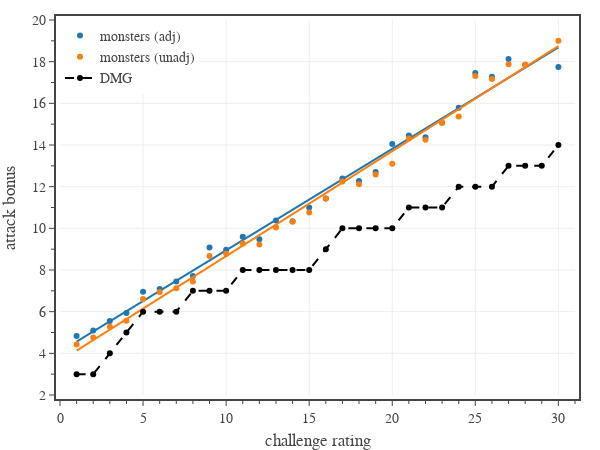

Notebook cell for this chart:
### Code cell
# Fig. 2: plots average attack bonus
# create figure
fig = go.Figure(
    layout=go.Layout(
        template=tfb.FIG_TEMPLATE,
        margin=dict(l=60, r=25, b=55, t=20, pad=4),
        xaxis=dict(
            title_text='challenge rating',
            range=[0,31],
            tick0=0, dtick=5,
            minor=dict(tick0=0, dtick=1),
        ),
        yaxis=dict(
            title_text='attack bonus',
            range=[2,20],
            tick0=0, dtick=2,
            minor=dict(tick0=0, dtick=1),
        ),
        legend=dict(
            xanchor='left', yanchor='top',
            x=0.00, y=1.00,
            orientation='v',
            tracegroupgap=0,
        )
    )
)


# plot monster adjusted average
dfM = pd.read_csv('../../assets/data/monsters.csv')
dfM = dfM[['CR','AC','AB','adj AB','Save DC']].groupby(['CR']).mean().reset_index()
dfM = dfM[dfM['CR'].between(1, 30)]
plot_data_and_fit(
    fig, 
    dfM['CR'], dfM['adj AB'], 
    name='monsters (adj)',
    legendgroup='monsters (adj)',
    line=dict(color=COLOR_LIST[0]),
    hovertemplate=
        '<b>monsters (adj)</b><br>'+
        'CR %{x}<br>'+
        'AB %{y:,.1f}' + 
        '<extra></extra>',
    print_coefficients=True,
)

# plot monster unadjusted average
plot_data_and_fit(
    fig, 
    dfM['CR'], dfM['AB'], 
    name='monsters (unadj)',
    legendgroup='monsters (unadj)',
    line=dict(color=COLOR_LIST[1]),
    hovertemplate=
        '<b>monsters (unadj)</b><br>'+
        'CR %{x}<br>'+
        'AB %{y:,.1f}' + 
        '<extra></extra>'
)

# plot monster DMG targets
dfD = pd.read_csv('../../assets/data/dmg-targets.csv') # 'CR','PB','AC','AB','DC'
dfD = dfD[dfD['CR'].between(1, 30)]
fig.add_trace(go.Scatter(
    x=np.array(dfD['CR']), 
    y=np.array(dfD['AB']),
    mode='markers+lines', 
    name='DMG',
    legendgroup='DMG',
    line=dict(color='black', dash='dash'),
    hovertemplate=
        '<b>DMG</b><br>'+
        'CR %{x}<br>'+
        'AB %{y:,.1f}' + 
        '<extra></extra>'
))

# show figure
fig.update_layout(width=600, height=450)
fig.show(config=tfb.FIG_CONFIG)

# save figures
if SAVEFIGS:
    fig.update_layout(autosize=True, width=None, height=None)
    tfb.save_fig_html(fig, format='large', name=f'./fig-ab-vs-cr-large')
    tfb.save_fig_html(fig, format='small', name=f'./fig-ab-vs-cr-small')

### Figure 1 — Plotly figure (JSON) as saved in the notebook; plotly's stock layout.template omitted (floating-point values rounded to 4 significant figures)
{"data": [{"hovertemplate": "<b>monsters (adj)</b><br>CR %{x}<br>AB %{y:,.1f}<extra></extra>", "legendgroup": "monsters (adj)", "line": {"color": "#1f77b4"}, "mode": "markers", "name": "monsters (adj)", "type": "scatter", "x": [1, 2, 3, 4, 5, 6, 7, 8, 9, 10, 11, 12, 13, 14, 15, 16, 17, 18, 19, 20, 21, 22, 23, 24, 25, 26, 27, 28, 30], "y": [4.828, 5.102, 5.549, 5.942, 6.954, 7.093, 7.454, 7.71, 9.075, 8.97, 9.6, 9.481, 10.37, 10.34, 11, 11.43, 12.39, 12.27, 12.71, 14.05, 14.46, 14.38, 15.06, 15.79, 17.46, 17.28, 18.12, 17.86, 17.75]}, {"hoverinfo": "skip", "hovertemplate": "<b>monsters (adj)</b><br>CR %{x}<br>AB %{y:,.1f}<extra></extra>", "legendgroup": "monsters (adj)", "line": {"color": "#1f77b4", "dash": "solid"}, "mode": "lines", "name": "monsters (adj)", "showlegend": false, "type": "scatter", "x": [1, 2, 3, 4, 5, 6, 7, 8, 9, 10, 11, 12, 13, 14, 15, 16, 17, 18, 19, 20, 21, 22, 23, 24, 25, 26, 27, 28, 30], "y": [4.558, 5.045, 5.532, 6.019, 6.507, 6.994, 7.481, 7.968, 8.456, 8.943, 9.43, 9.917, 10.4, 10.89, 11.38, 11.87, 12.35, 12.84, 13.33, 13.82, 14.3, 14.79, 15.28, 15.76, 16.25, 16.74, 17.23, 17.71, 18.69]}, {"hovertemplate": "<b>monsters (unadj)</b><br>CR %{x}<br>AB %{y:,.1f}<extra></extra>", "legendgroup": "monsters (unadj)", "line": {"color": "#ff7f0e"}, "mode": "markers", "name": "monsters (unadj)", "type": "scatter", "x": [1, 2, 3, 4, 5, 6, 7, 8, 9, 10, 11, 12, 13, 14, 15, 16, 17, 18, 19, 20, 21, 22, 23, 24, 25, 26, 27, 28, 30], "y": [4.421, 4.757, 5.272, 5.569, 6.606, 6.948, 7.12, 7.45, 8.675, 8.776, 9.277, 9.222, 10.04, 10.32, 10.76, 11.43, 12.25, 12.12, 12.59, 13.11, 14.31, 14.25, 15.06, 15.37, 17.31, 17.17, 17.88, 17.86, 19]}, {"hoverinfo": "skip", "hovertemplate": "<b>monsters (unadj)</b><br>CR %{x}<br>AB %{y:,.1f}<extra></extra>", "legendgroup": "monsters (unadj)", "line": {"color": "#ff7f0e", "dash": "solid"}, "mode": "lines", "name": "monsters (unadj)", "showlegend": false, "type": "scatter", "x": [1, 2, 3, 4, 5, 6, 7, 8, 9, 10, 11, 12, 13, 14, 15, 16, 17, 18, 19, 20, 21, 22, 23, 24, 25, 26, 27, 28, 30], "y": [4.129, 4.633, 5.137, 5.641, 6.145, 6.649, 7.153, 7.657, 8.161, 8.665, 9.169, 9.674, 10.18, 10.68, 11.19, 11.69, 12.19, 12.7, 13.2, 13.71, 14.21, 14.71, 15.22, 15.72, 16.23, 16.73, 17.23, 17.74, 18.75]}, {"hovertemplate": "<b>DMG</b><br>CR %{x}<br>AB %{y:,.1f}<extra></extra>", "legendgroup": "DMG", "line": {"color": "black", "dash": "dash"}, "mode": "markers+lines", "name": "DMG", "type": "scatter", "x": [1, 2, 3, 4, 5, 6, 7, 8, 9, 10, 11, 12, 13, 14, 15, 16, 17, 18, 19, 20, 21, 22, 23, 24, 25, 26, 27, 28, 29, 30], "y": [3, 3, 4, 5, 6, 6, 6, 7, 7, 7, 8, 8, 8, 8, 8, 9, 10, 10, 10, 10, 11, 11, 11, 12, 12, 12, 13, 13, 13, 14]}], "layout": {"height": 450, "legend": {"orientation": "v", "tracegroupgap": 0, "x": 0, "xanchor": "left", "y": 1, "yanchor": "top"}, "margin": {"b": 55, "l": 60, "pad": 4, "r": 25, "t": 20}, "width": 600, "xaxis": {"dtick": 5, "minor": {"dtick": 1, "tick0": 0}, "range": [0, 31], "tick0": 0, "title": {"text": "challenge rating"}}, "yaxis": {"dtick": 2, "minor": {"dtick": 1, "tick0": 0}, "range": [2, 20], "tick0": 0, "title": {"text": "attack bonus"}}}}
